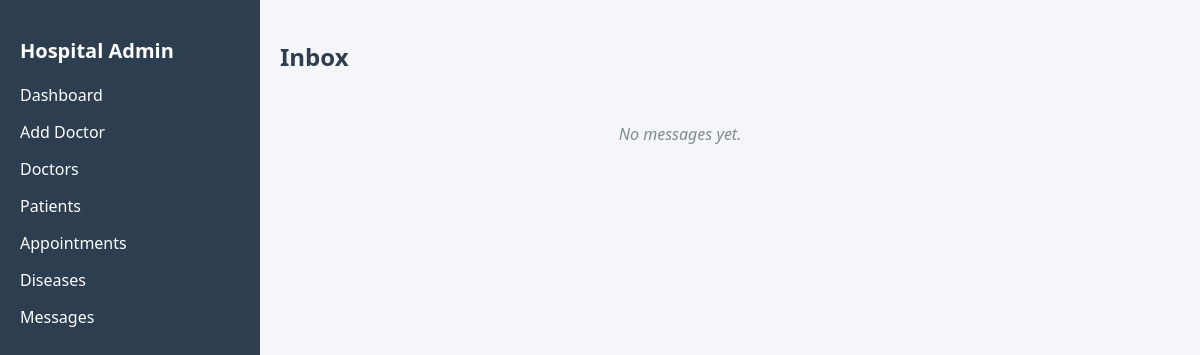
/custom_admin/inbox/ (signed in), run on an earlier commit of the app's database.
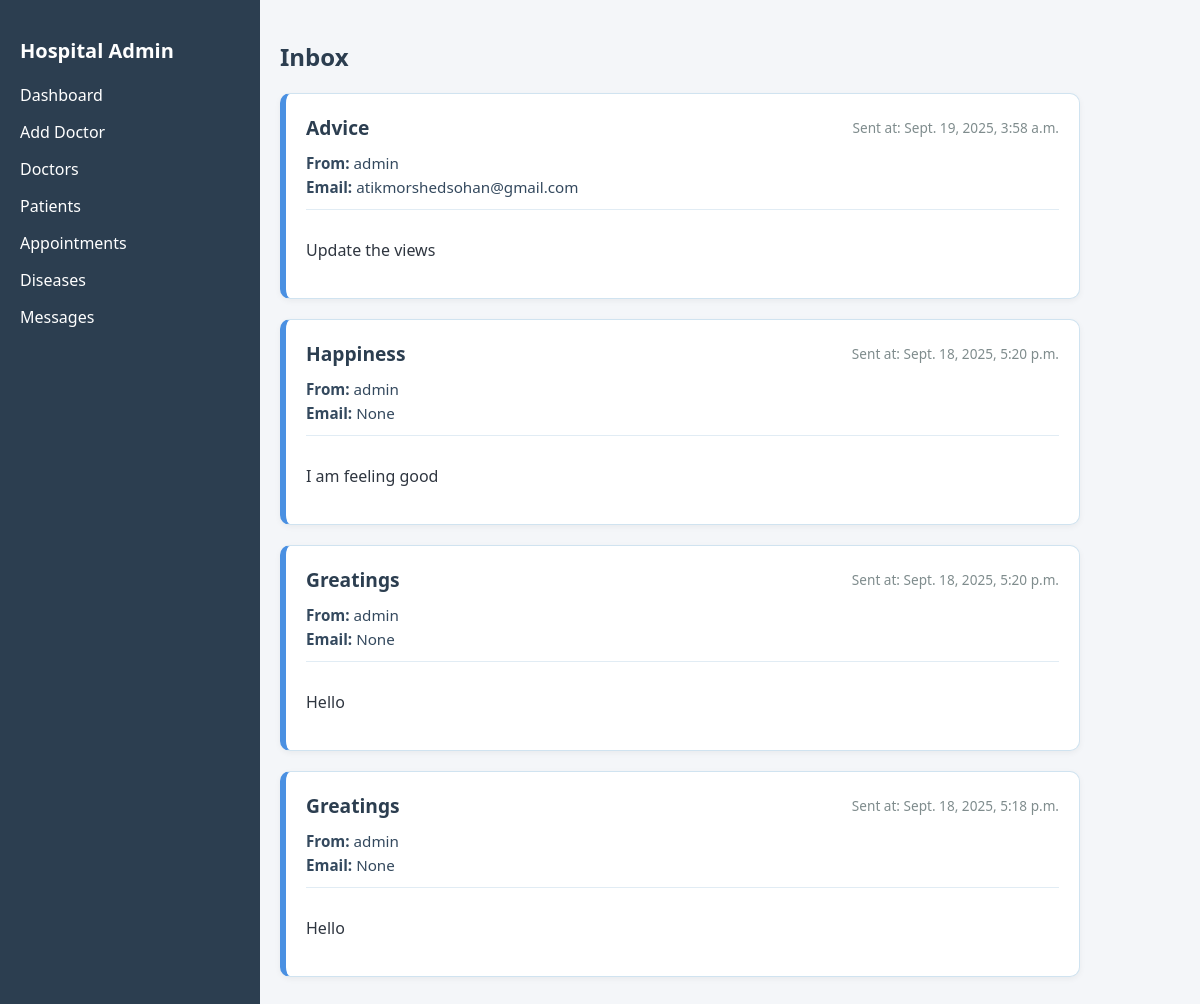
And on a later commit of the database.
### main_app/models.py (models this page shows, shortened)
class Message(models.Model):
    sender = models.ForeignKey(
        User, on_delete=models.CASCADE, related_name="sent_messages"
    )
    receiver = models.ForeignKey(
            User, on_delete=models.CASCADE, related_name="received_messages"
        )
    subject = models.CharField(max_length=200)
    body = models.TextField()
    email = models.EmailField(null=True, blank=True)
    created_at = models.DateTimeField(auto_now_add=True)
    is_read = models.BooleanField(default=False)

class User(AbstractUser):
    full_name = models.CharField(max_length=150)
    phone = models.CharField(max_length=15)
    nid = models.CharField(max_length=20)
    age = models.IntegerField(blank=True, null=True)
    gender = models.CharField(max_length=10)
    is_admin = models.BooleanField(default=False)

### custom_admin/views.py (the view)
# urls.py: path("inbox/", views.inbox, name="inbox"),
@login_required
def inbox(request):
    messages = Message.objects.filter(receiver=request.user).order_by("-created_at")
    return render(request, "inbox.html", {"messages": messages})

### custom_admin/templates/inbox.html (shortened to what this page needs)
{% load static %}
<!DOCTYPE html>
<html lang="en">
<head>
    <link rel="stylesheet" href="{% static 'css/inbox.css' %}">
</head>
<body>
    {% include "sidder_part.html" %}
    <div class="main-content">
        <h2>Inbox</h2>
        <ul class="inbox">
            {% for msg in messages %}
                <li class="message-card">
                    <div class="message-header">
                        <h3>{{ msg.subject }}</h3>
                        <small class="timestamp">Sent at: {{ msg.created_at }}</small>
                    </div>
                    <div class="message-meta">
                        <p><strong>From:</strong> {{ msg.sender.get_full_name|default:msg.sender.username }}</p>
                        <p><strong>Email:</strong> {{ msg.email }}</p>
                    </div>
                    <div class="message-body">
                        <p>{{ msg.body }}</p>
                    </div>
                </li>
            {% empty %}
                <li class="no-messages">No messages yet.</li>
            {% endfor %}
        </ul>
    </div>
</body>

What changed in the data, as far as the page shows it:
added Message: subject "Advice", created_at "Sept. 19, 2025, 3:58 a.m.", sender.get_full_name "admin", email "atikmorshedsohan@gmail.com", body "Update the views"
added Message: subject "Happiness", created_at "Sept. 18, 2025, 5:20 p.m.", sender.get_full_name "admin", email "None", body "I am feeling good"
added Message: subject "Greatings", created_at "Sept. 18, 2025, 5:20 p.m.", sender.get_full_name "admin", email "None", body "Hello"
added Message: subject "Greatings", created_at "Sept. 18, 2025, 5:18 p.m.", sender.get_full_name "admin", email "None", body "Hello"
Also different on the page:
text no longer shown: "No messages yet."
